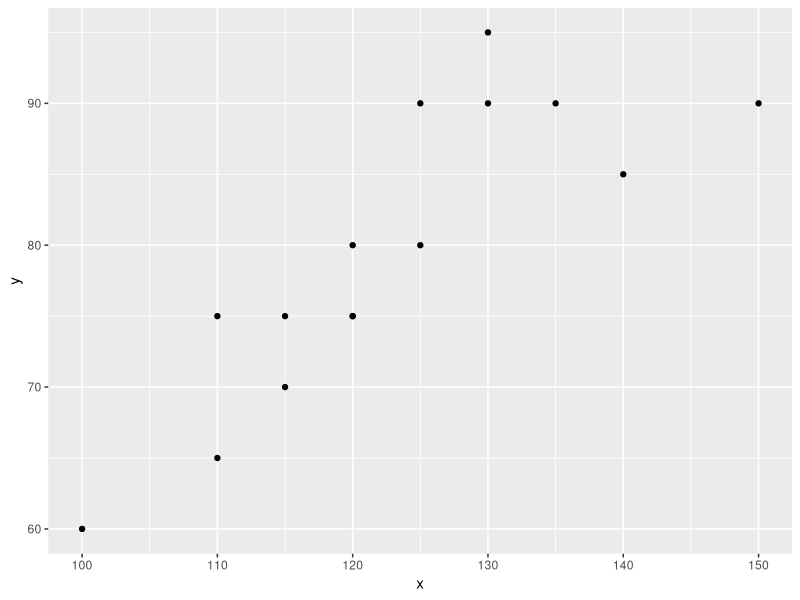
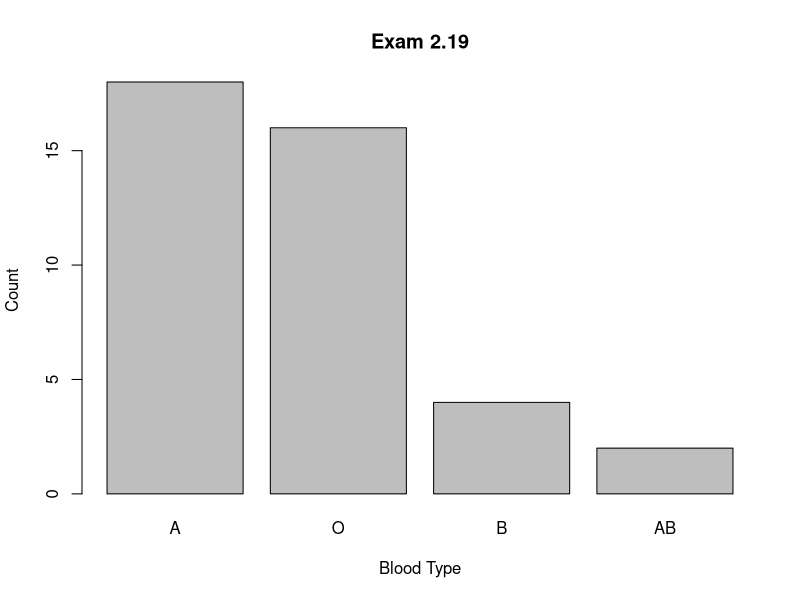

The R script that drew these images, in order:
# 2.13
library(tidyverse)
dt <- tibble(
  x = c(110,130,125,120,115,120,125,130,150,140,100,110,115,120,135),
  y = c(75,90,80,80,70,75,90,95,90,85,60,65,75,75,90),
)

ggplot(dt, aes(x=x, y=y)) + geom_point()
cor(dt)

# Exercise Chapter 2
# 2.1
a <- rep("A", 18)
b <- rep("B", 4)
o <- rep("O", 16)
ab <- rep("AB", 2)
bld <- factor(c(a,b,o,ab))
y <- as.matrix(table(bld))
freq <- y[,1]
relative_freq <- freq/sum(y)
t(rbind(freq, relative_freq))

sort <- sort(table(bld), decreasing = TRUE)
barplot(sort, xlab="Blood Type", ylab="Count", main="Exam 2.19")
#ggplot(as.data.frame(bld), aes(bld)) + geom_bar()
